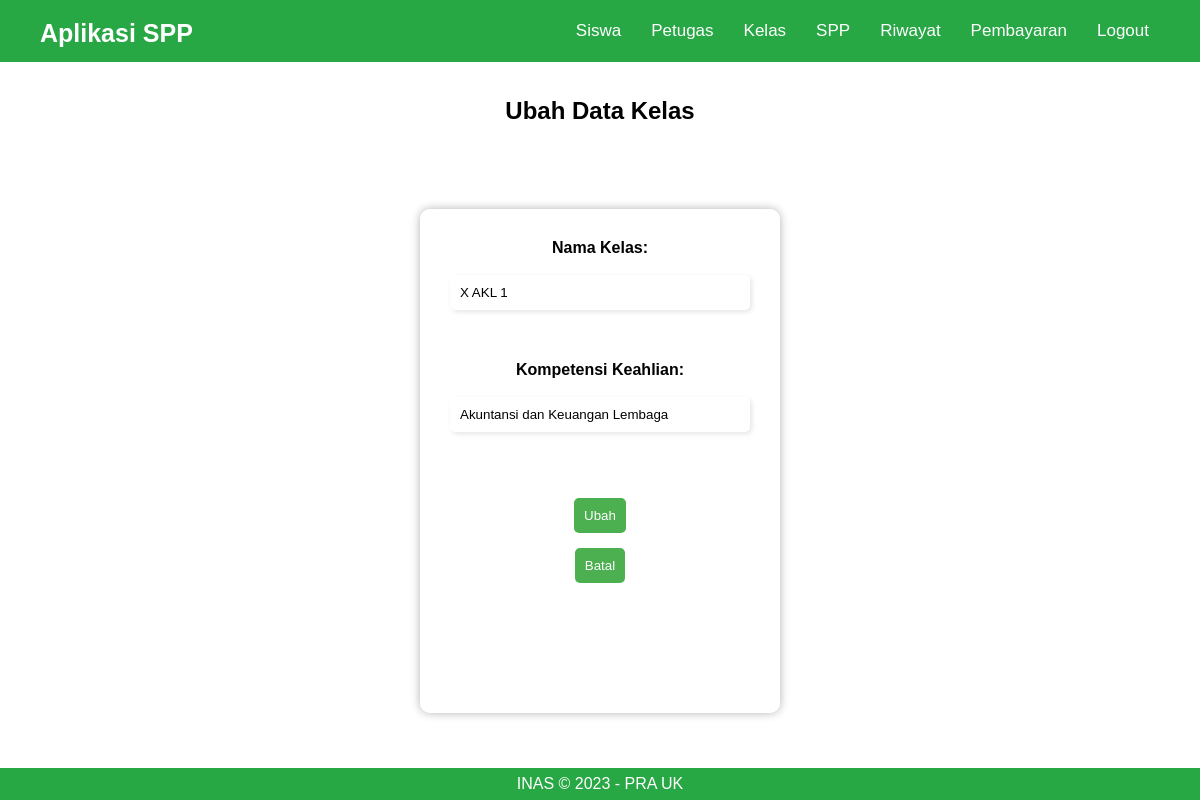
/admin/crud_functions/kelas/ubah.php?id=1 (signed in), run on the app's committed database.
### tables this page shows
CREATE TABLE `kelas` (
  `id_kelas` int(11) NOT NULL,
  `nama_kelas` varchar(20) NOT NULL,
  `kompetensi_keahlian` varchar(50) NOT NULL
);

### admin/crud_functions/kelas/ubah.php (the view, shortened to what this page needs)
<?php
    include('../../../koneksi.php');
    $id = $_GET['id'];
    $query_kelas = "SELECT * FROM kelas WHERE id_kelas='$id'";
    $result_kelas = mysqli_query($koneksi, $query_kelas);
    $data_kelas = mysqli_fetch_assoc($result_kelas);
    include_once('header.php');
 ?>
    <section>
		<h2>Ubah Data Kelas</h2>
    <form method="POST">
      <label for="nama_kelas">Nama Kelas:</label><br>
      <input type="text" name="nama_kelas" value="<?php echo $data_kelas['nama_kelas']; ?>" required><br><br>
      <label for="kompetensi_keahlian">Kompetensi Keahlian:</label><br>
      <input type="text" name="kompetensi_keahlian" value="<?php echo $data_kelas['kompetensi_keahlian']; ?>" required><br><br>
      <input type="submit" name="submit" value="Ubah">
      <a href="../../kelas.php"><button type="button">Batal</button></a>
    </form>
    </section>
<?php
    include_once('../../footer.php');
?>

### admin/crud_functions/kelas/header.php (style rules this page uses)
* { box-sizing: border-box; margin: 0; padding: 0; }
body { font-family: sans-serif; max-width: 100%; overflow-x: hidden; }
h2 { margin-top: 80px; }
section { display: grid; place-items: center; height: calc(100vh - 70px); }
form { background-color: rgba(255, 255, 255, 0.8); border-radius: 10px; padding: 30px; max-width: 1000px; box-shadow: 0px 0px 10px rgba(0, 0, 0, 0.3); animation: fade-in 1s ease-out; display: flex; flex-direction: column; align-items: center; margin-top: 50px; }
label { font-weight: bold; }
input[type="date"], input[type="number"], input[type="text"], input[type="password"], textarea, select { padding: 10px; margin-bottom: 15px; width: 300px; border-radius: 5px; border: none; box-shadow: 2px 2px 5px rgba(0, 0, 0, 0.1); }
button, input[type="submit"] { padding: 10px; margin-top: 15px; background-color: #4caf50; color: white; border: none; border-radius: 5px; cursor: pointer; transition: all 0.3s ease-in-out; }
button[type="reset"], button[type="button"] { margin-bottom: 100px; }
a { text-decoration: none; color: #007bff; }

### data on the page
kelas: nama_kelas "X AKL 1", kompetensi_keahlian "Akuntansi dan Keuangan Lembaga"
